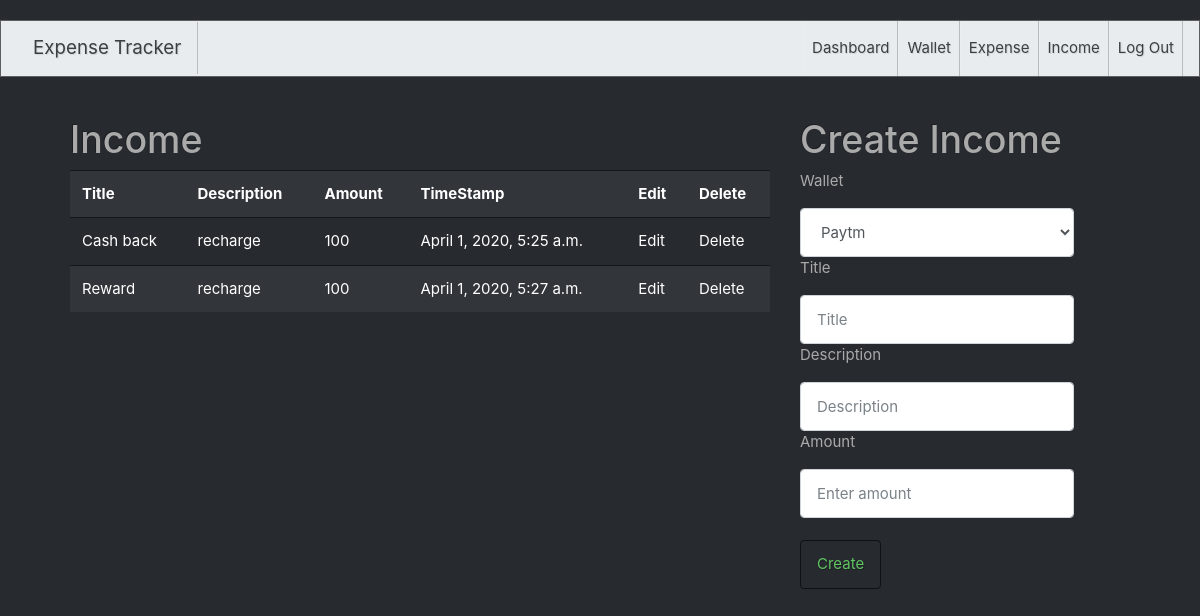
/income/ (signed in), run on an earlier commit of the app's database.
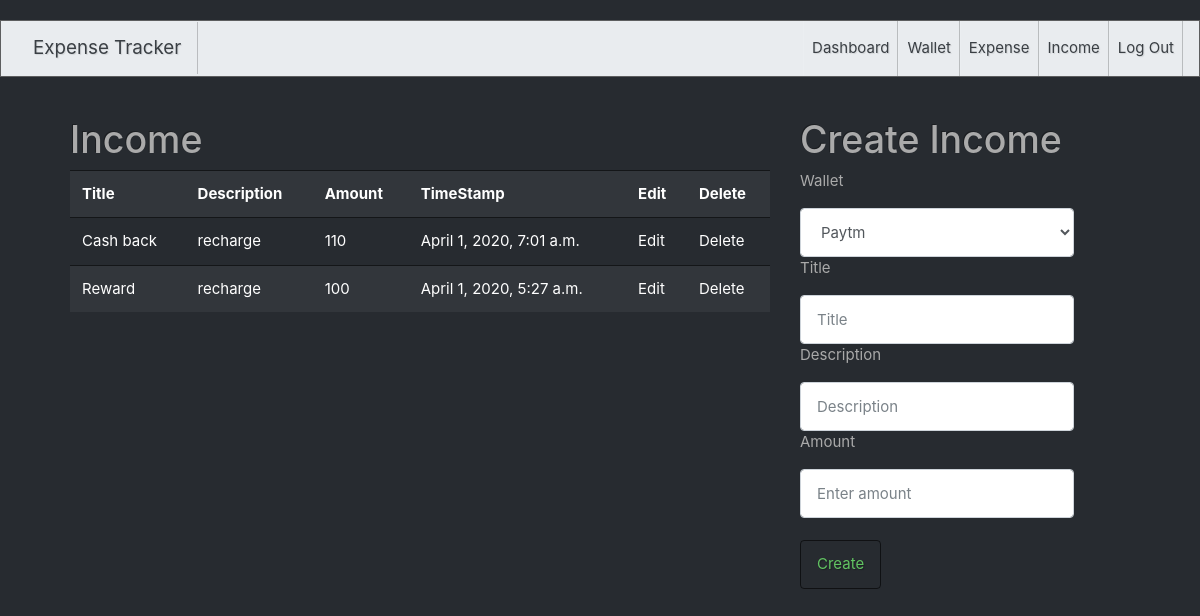
And on a later commit of the database.
### tracker/models.py (models this page shows, shortened)
class Income(models.Model):
    title= models.CharField(max_length = 100 )
    description=models.TextField()
    Amount =models.IntegerField()
    timestamp =models.DateTimeField(auto_now=True)
    user=models.ForeignKey(User,on_delete=models.CASCADE,null=True,blank=True)
    wallet=models.ForeignKey(Wallet,on_delete=models.CASCADE,null=True,blank=True)

### tracker/views.py (the view)
# urls.py: path('income/',get_all_income),
def get_all_income(request):
    user=request.user
    all_wallet=Wallet.objects.filter(user=user)
    all_income=Income.objects.filter(user=user)
    return render(request,"income.html",{"income":all_income,"wallet":all_wallet})

### tracker/templates/income.html (shortened to what this page needs)
{% extends 'bootswatch.html' %}
{% block body %}
<div class="container" style="display: flex; width: 100%;padding: 20px;">
    <div style="margin-right: 30px;">
        <h1>Income</h1>
       <table class="table table-striped" style="width: 700px;">
           <tr>
               <th>Title</th>
               <th>Description</th>
               <th>Amount</th>
               <th>TimeStamp</th>
               <th>Edit</th>
               <th>Delete</th>
           </tr>
       {% for inc in income %}
           <tr>
               <td>{{inc.title}}</td>
               <td>{{inc.description}}</td>
               <td>{{inc.Amount}}</td>
               <td>{{inc.timestamp}}</td>
               <td><a href="/edit_income/{{inc.id}}/">Edit</a></td>
               <td><a href="/delete_income/{{inc.id}}/">Delete</a></td>
           </tr>
       {% endfor %}
       </table>
    </div>
<div style="max-width: 300px;">
    <h1>Create Income</h1>
    <form action="/create_income/" method="post" class="form-group">
     <p>Wallet</p>
     <select name="wallet" class="form-control">
         {% for wal in wallet %}
         <option value="{{wal.id}}">{{wal.name}}</option>
         {% endfor %}
     </select>
     <p>Title</p>
     <input type="text" name="title" placeholder="Title" class="form-control">
     <p>Description</p>
     <input type="text" name="description" placeholder="Description" class="form-control">
     <p>Amount</p>
     <input type="number" name="amount" placeholder="Enter amount" class="form-control" >
     <br>
     <button type="submit" class="btn btn-outline-success">Create</button>
     </form>
</div>
</div>
{% endblock %}

What changed in the data, as far as the page shows it:
changed Income "Cash back": Amount "100" → "110"; timestamp "April 1, 2020, 5:25 a.m." → "April 1, 2020, 7:01 a.m."
